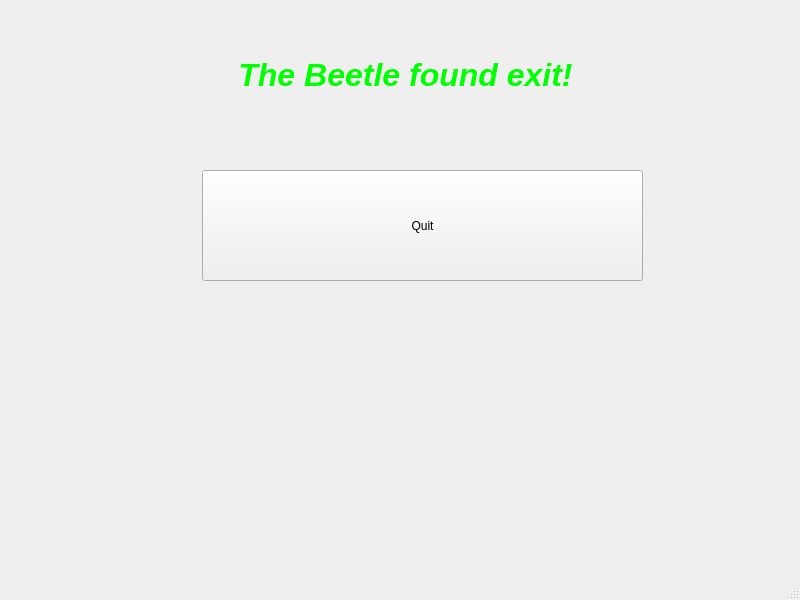
<?xml version="1.0" encoding="UTF-8"?>
<ui version="4.0">
 <class>MainWindow</class>
 <widget class="QMainWindow" name="MainWindow">
  <property name="geometry">
   <rect>
    <x>0</x>
    <y>0</y>
    <width>800</width>
    <height>600</height>
   </rect>
  </property>
  <property name="windowTitle">
   <string>MainWindow</string>
  </property>
  <widget class="QWidget" name="centralwidget">
   <widget class="QLabel" name="label">
    <property name="geometry">
     <rect>
      <x>60</x>
      <y>30</y>
      <width>691</width>
      <height>91</height>
     </rect>
    </property>
    <property name="text">
     <string>&lt;html&gt;&lt;head/&gt;&lt;body&gt;&lt;p align=&quot;center&quot;&gt;&lt;span style=&quot; font-size:24pt; font-weight:600; font-style:italic; color:#00ff00;&quot;&gt;The Beetle found exit!&lt;/span&gt;&lt;/p&gt;&lt;/body&gt;&lt;/html&gt;</string>
    </property>
   </widget>
   <widget class="QPushButton" name="pushButton">
    <property name="geometry">
     <rect>
      <x>202</x>
      <y>170</y>
      <width>441</width>
      <height>111</height>
     </rect>
    </property>
    <property name="text">
     <string>Quit</string>
    </property>
   </widget>
  </widget>
  <widget class="QMenuBar" name="menubar">
   <property name="geometry">
    <rect>
     <x>0</x>
     <y>0</y>
     <width>800</width>
     <height>26</height>
    </rect>
   </property>
  </widget>
  <widget class="QStatusBar" name="statusbar"/>
 </widget>
 <resources/>
 <connections/>
</ui>
